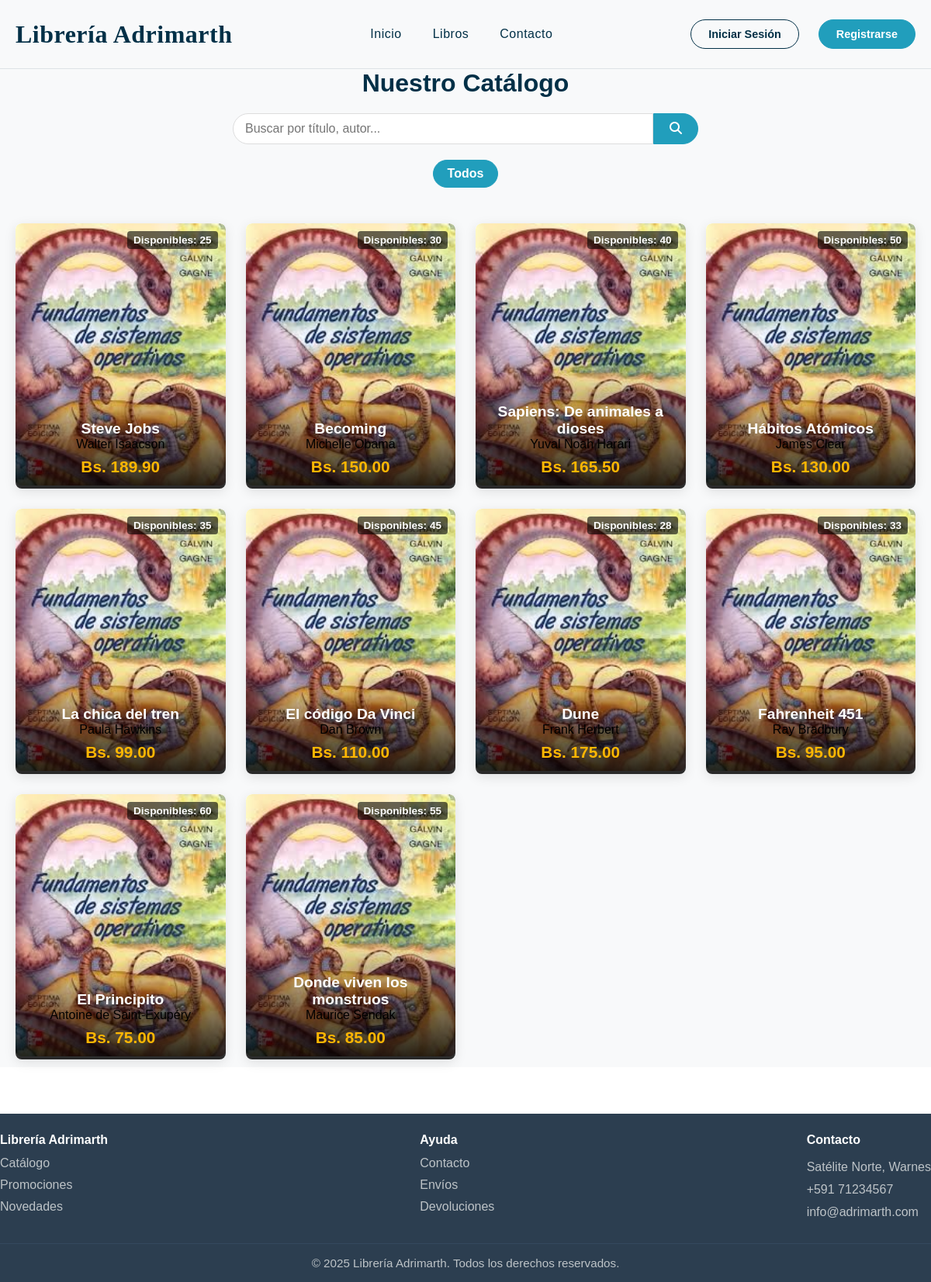
The page /cliente/pages/libros.php on the database as committed earlier.
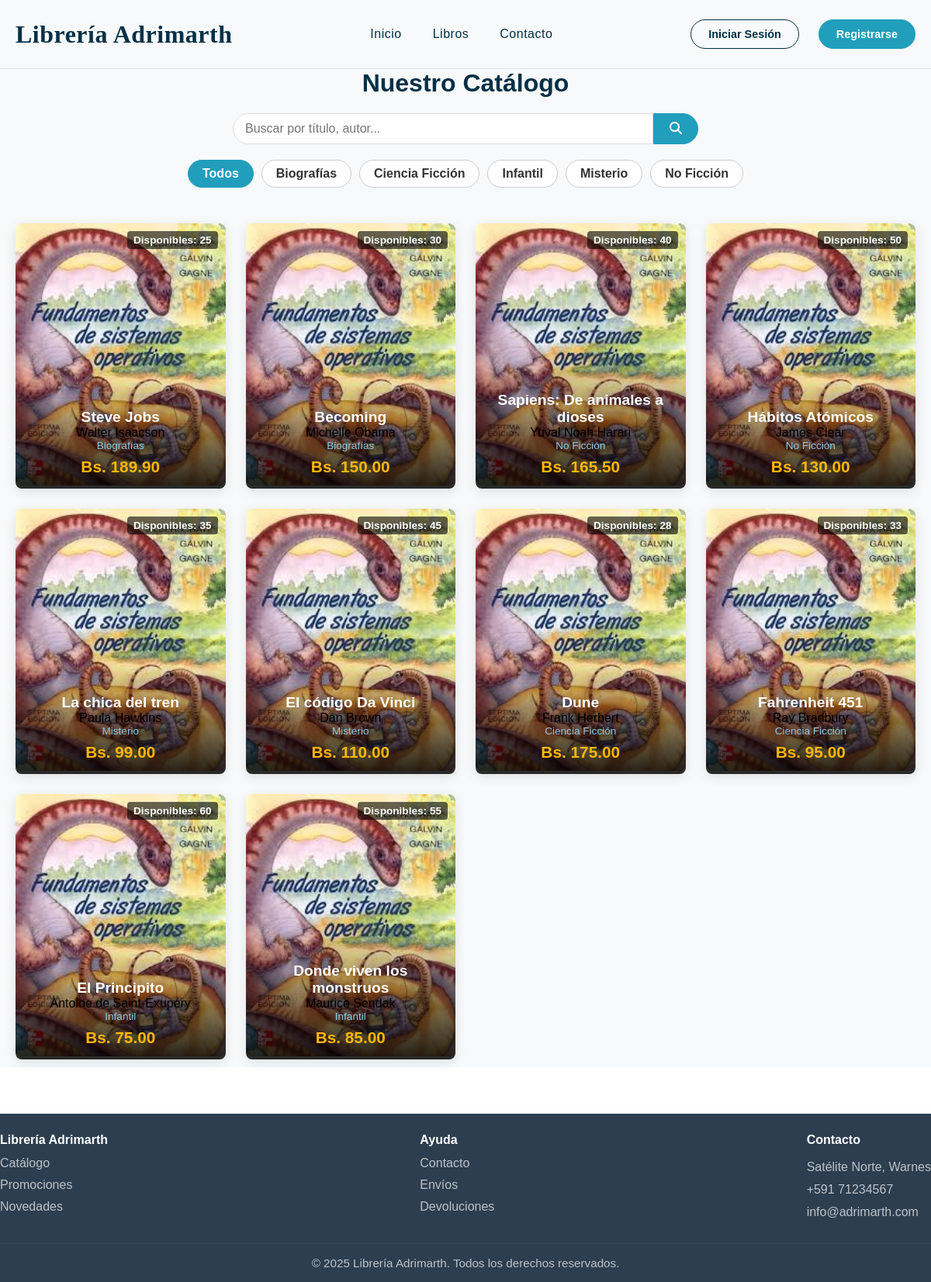
The same page on the database as committed later.
### tables this page shows
CREATE TABLE libros (
    id INT AUTO_INCREMENT PRIMARY KEY,
    nombre VARCHAR(100) NOT NULL,
    descripcion TEXT NOT NULL,
    precio DECIMAL(10,2) NOT NULL,
    genero_id INT,
    imagen VARCHAR(255),
    stock INT DEFAULT 0,
    activo BOOLEAN DEFAULT TRUE,
    destacado BOOLEAN DEFAULT FALSE,   
    fecha_creacion TIMESTAMP DEFAULT CURRENT_TIMESTAMP,
    FOREIGN KEY (genero_id) REFERENCES generos(id)
);

CREATE TABLE generos (
    id INT AUTO_INCREMENT PRIMARY KEY,
    nombre VARCHAR(50) NOT NULL,
    descripcion TEXT
);

### auth/session.php (called while the page is built, shortened)
<?php
function isLoggedIn() {
    return isset($_SESSION['usuario_id']);
}
?>

### cliente/controllers/libros_controller.php (called while the page is built, shortened)
<?php
require_once __DIR__ . '/../../config/database.php';
require_once __DIR__ . '/../../auth/session.php';
require_once __DIR__ . '/../../auth/functions.php';
require_once __DIR__ . '/../../administrador/models/Libro.php';
$libroModel = new LibroModel($pdo);
$page_title = 'Nuestro Catálogo';
$genero_filtro = $_GET['genero'] ?? '';
$buscar_filtro = $_GET['buscar'] ?? '';
$filtros = [
    'genero_id' => $genero_filtro,
    'buscar' => $buscar_filtro,
    'activo' => 1
];
$libros = $libroModel->getAll($filtros);
$generos = $libroModel->getGeneros();
?>

### administrador/models/Libro.php (called while the page is built, shortened)
<?php
class LibroModel {
    private $pdo;
    public function __construct($pdo) {
        $this->pdo = $pdo;
    }
    public function getAll($filtros = []) {
        $where_conditions = [];
        $params = [];
        $limit_sql = '';
        if (isset($filtros['activo'])) {
            $where_conditions[] = 'p.activo = ?';
            $params[] = $filtros['activo'];
        }
        $sql_where = '';
        if (!empty($where_conditions)) {
            $sql_where = 'WHERE ' . implode(' AND ', $where_conditions);
        }
        $sql = "SELECT p.*, c.nombre as genero_nombre
                FROM libros p
                LEFT JOIN generos c ON p.genero_id = c.id
                {$sql_where}
                ORDER BY p.fecha_creacion DESC
                {$limit_sql}";
        $stmt = $this->pdo->prepare($sql);
        $stmt->execute($params);
        return $stmt->fetchAll();
    }
    public function getGeneros() {
        $stmt = $this->pdo->query("SELECT * FROM generos ORDER BY nombre");
        return $stmt->fetchAll();
    }
}
?>

### auth/functions.php (called while the page is built, shortened)
<?php
function formatPrice($price) {
    return 'Bs. ' . number_format($price, 2);
}
?>

### cliente/pages/libros.php (the view, shortened to what this page needs)
<?php
require_once '../controllers/libros_controller.php';
$page_specific_styles = '<link rel="stylesheet" href="/proyecto-01/cliente/styles/lista-libros.css">';
include '../../public/componentes/header.php';
?>
<main class="container">
    <h1><?php echo htmlspecialchars($page_title); ?></h1>
    <div class="search-bar">
        <form action="/proyecto-01/cliente/pages/libros.php" method="GET">
            <input type="text" name="buscar" placeholder="Buscar por título, autor..." value="<?php echo htmlspecialchars($buscar_filtro); ?>">
            <button type="submit"><i class="fas fa-search"></i></button>
        </form>
    </div>
    <div class="filters">
        <a href="/proyecto-01/cliente/pages/libros.php" class="filter-btn <?php echo !$genero_filtro ? 'active' : ''; ?>">
            Todos
        </a>
        <?php foreach ($generos as $genero): ?>
            <a href="/proyecto-01/cliente/pages/libros.php?genero=<?php echo $genero['id']; ?>"
                class="filter-btn <?php echo $genero_filtro == $genero['id'] ? 'active' : ''; ?>">
                <?php echo htmlspecialchars($genero['nombre']); ?>
            </a>
        <?php endforeach; ?>
    </div>
    <div class="libros-grid">
        <?php if (empty($libros)): ?>
            <p>No se encontraron libros que coincidan con tu búsqueda.</p>
        <?php else: ?>
            <?php foreach ($libros as $libro): ?>
                <div class="libro-card">
                    <p class="stock <?php echo ($libro['stock'] <= 5 && $libro['stock'] > 0) ? 'low-stock' : ''; ?>">
                        <?php
                        if ($libro['stock'] > 0) {
                            echo 'Disponibles: ' . $libro['stock'];
                        } else {
                            echo '<span class="out-of-stock">Agotado</span>';
                        }
                        ?>
                    </p>
                    <a href="/proyecto-01/cliente/pages/libro_detalle.php?id=<?php echo $libro['id']; ?>">
                    </a>
                    <div class="libro-info">
                        <h3><?php echo htmlspecialchars($libro['nombre']); ?></h3>
                        <p class="author"><?php echo htmlspecialchars($libro['autor']); ?></p>
                        <p class="category"><?php echo htmlspecialchars($libro['genero_nombre']); ?></p>
                        <p class="price"><?php echo formatPrice($libro['precio']); ?></p>
                    </div>
                </div>
            <?php endforeach; ?>
        <?php endif; ?>
    </div>
</main>
<?php
include '../../public/componentes/footer.php';
?>

### public/componentes/header.php (shortened to what this page needs)
<?php
require_once __DIR__ . '/../../auth/functions.php';
?>
<!DOCTYPE html>
<html lang="es">
<head>
    <link rel="stylesheet" href="/proyecto-01/cliente/styles/header.css">
    <link rel="stylesheet" href="/proyecto-01/public/global.css">
    <link rel="stylesheet" href="/proyecto-01/cliente/styles/footer.css">
    <link href="https://cdnjs.cloudflare.com/ajax/libs/font-awesome/6.4.0/css/all.min.css" rel="stylesheet">
    <?php echo $page_specific_styles ?? ''; ?>
    <link rel="stylesheet" href="/proyecto-01/cliente/styles/hover-global.css">
</head>
<body>
    <header class="site-header">
        <div class="container header-container">
            <a href="/proyecto-01/cliente/pages/index.php" class="logo">Librería Adrimarth</a>
            <nav class="main-nav">
                <ul>
                    <li><a href="/proyecto-01/cliente/pages/index.php">Inicio</a></li>
                    <li><a href="/proyecto-01/cliente/pages/libros.php">Libros</a></li>
                    <li><a href="/proyecto-01/cliente/pages/contacto.php">Contacto</a></li>
                </ul>
            </nav>
            <div class="action-links">
                <?php if (isLoggedIn()): ?>
                    <a href="/proyecto-01/cliente/pages/carrito.php" class="icon-link cart-link" aria-label="Carrito">
                        <i class="fas fa-shopping-cart"></i>
                        <?php
                        $itemCount = getCartItemCount();
                        if ($itemCount > 0): ?>
                            <span class="cart-count"><?php echo $itemCount; ?></span>
                        <?php endif; ?>
                    </a>
                    <a href="/proyecto-01/cliente/pages/mis_pedidos.php" class="icon-link" aria-label="Mis Pedidos">
                        <i class="fas fa-receipt"></i>
                    </a>
                    <a href="/proyecto-01/cliente/pages/perfil.php" class="icon-link" aria-label="Mi Perfil">
                        <i class="fas fa-user"></i>
                    </a>
                    <?php if (isAdmin()): ?>
                        <a href="/proyecto-01/administrador/pages/index.php" class="icon-link" aria-label="Admin Panel">
                           <i class="fas fa-user-shield"></i>
                        </a>
                    <?php endif; ?>
                    <a href="/proyecto-01/auth/logout.php" class="icon-link" aria-label="Salir">
                        <i class="fas fa-sign-out-alt"></i>
                    </a>
                <?php else: ?>
                    <a href="/proyecto-01/auth/login.php" class="btn-login">Iniciar Sesión</a>
                    <a href="/proyecto-01/auth/registro.php" class="btn-register">Registrarse</a>
                <?php endif; ?>
            </div>
        </div>
    </header>

### public/componentes/footer.php
<footer class="site-footer">
  <div class="container footer-grid">
    <div class="footer-col">
      <h4>Librería Adrimarth</h4>
      <ul>
        <li><a href="/proyecto-01/cliente/pages/libros.php">Catálogo</a></li>
        <li><a href="#">Promociones</a></li>
        <li><a href="#">Novedades</a></li>
      </ul>
    </div>
    <div class="footer-col">
      <h4>Ayuda</h4>
      <ul>
        <li><a href="/proyecto-01/cliente/pages/contacto.php">Contacto</a></li>
        <li><a href="#">Envíos</a></li>
        <li><a href="#">Devoluciones</a></li>
      </ul>
    </div>
    <div class="footer-col">
      <h4>Contacto</h4>
      <address>
        Satélite Norte, Warnes<br>
        <a href="tel:+59171234567">+591 71234567</a><br>
        <a href="mailto:info@adrimarth.com">info@adrimarth.com</a>
      </address>
    </div>
  </div>
  <div class="footer-bottom">
    <div class="container">
      © 2025 Librería Adrimarth. Todos los derechos reservados.
    </div>
  </div>
</footer>

### cliente/styles/header.css (style rules this page uses)
body { font-family: 'Montserrat', sans-serif; }
.site-header { background-color: var(--off-white); padding: 25px 0; border-bottom: 1px solid #dee2e6; transition: box-shadow 0.3s ease; }
.header-container { display: flex; justify-content: space-between; align-items: center; }
.logo { font-family: 'Playfair Display', serif; font-size: 2rem; font-weight: 700; color: var(--prussian-blue); text-decoration: none; letter-spacing: 0.5px; }
.main-nav ul { display: flex; gap: 40px; list-style: none; margin: 0; padding: 0; }
.main-nav a { font-family: 'Montserrat', sans-serif; color: var(--prussian-blue); text-decoration: none; font-weight: 500; font-size: 1rem; letter-spacing: 0.5px; position: relative; padding-bottom: 8px; transition: color 0.3s; }
.main-nav a::after { content: ''; position: absolute; bottom: 0; left: 0; width: 0; height: 1px; background-color: var(--prussian-blue); transition: width 0.4s ease; }
.action-links { display: flex; align-items: center; gap: 25px; }
.btn-login, .btn-register { font-family: 'Montserrat', sans-serif; text-decoration: none; padding: 10px 22px; border-radius: 50px; font-weight: 600; font-size: 0.9rem; transition: all 0.3s; border: 1.5px solid var(--prussian-blue); }
.btn-login { color: var(--prussian-blue); }
.btn-register { background-color: var(--blue-green); color: var(--white); border-color: var(--blue-green); }

### public/global.css (style rules this page uses)
html { overflow-y: scroll; }
:root { --sky-blue: #8ecae6; --blue-green: #219ebc; --prussian-blue: #023047; --selective-yellow: #ffb703; --sandy-brown: #fb8500; --white: #ffffff; --off-white: #f8f9fa; --gray: #6c757d; }
* { margin: 0; padding: 0; box-sizing: border-box; font-family: sans-serif; }
body { display: flex; flex-direction: column; min-height: 100vh; }
main { flex-grow: 1; }
.container { max-width: 1300px; min-width: 1200px; margin: 0 auto; padding: 0 20px; }

### cliente/styles/footer.css (style rules this page uses)
.site-footer { background-color: #2c3e50; color: #ecf0f1; margin-top: 60px; }
.footer-grid { display: flex; gap: 48px; justify-content: space-between; padding: 25px 0; }
.footer-col h4 { margin: 0 0 12px; color: #ffffff; font-weight: bold; }
.footer-col ul { list-style: none; margin: 0; padding: 0; display: grid; gap: 10px; }
.footer-col a { color: #bdc3c7; text-decoration: none; transition: color 0.2s; }
.footer-col address { font-style: normal; color: #bdc3c7; line-height: 1.8; }
.footer-bottom { border-top: 1px solid #34495e; background-color: #2c3e50; text-align: center; padding: 16px 0; color: #bdc3c7; font-size: .95rem; }

### cliente/styles/hover-global.css (style rules this page uses)
.main-nav a::after { content: ''; position: absolute; bottom: 0; left: 0; width: 0; height: 1.5px; background-color: var(--prussian-blue); transition: width 0.4s ease; }
.logo { transition: color 0.3s ease; }

Rows that differ between the two databases and show on the page:
added generos: nombre "Biografías"
added generos: nombre "Ciencia Ficción"
added generos: nombre "Infantil"
added generos: nombre "Misterio"
added generos: nombre "No Ficción"
shown differently, row unchanged: libros "Bs. 189.90": genero.nombre (not shown) → "Biografías"
shown differently, row unchanged: libros "Bs. 150.00": genero.nombre (not shown) → "Biografías"
shown differently, row unchanged: libros "Bs. 165.50": genero.nombre (not shown) → "No Ficción"
shown differently, row unchanged: libros "Bs. 130.00": genero.nombre (not shown) → "No Ficción"
shown differently, row unchanged: libros "Bs. 99.00": genero.nombre (not shown) → "Misterio"
shown differently, row unchanged: libros "Bs. 110.00": genero.nombre (not shown) → "Misterio"
shown differently, row unchanged: libros "Bs. 175.00": genero.nombre (not shown) → "Ciencia Ficción"
shown differently, row unchanged: libros "Bs. 95.00": genero.nombre (not shown) → "Ciencia Ficción"
shown differently, row unchanged: libros "Bs. 75.00": genero.nombre (not shown) → "Infantil"
shown differently, row unchanged: libros "Bs. 85.00": genero.nombre (not shown) → "Infantil"
